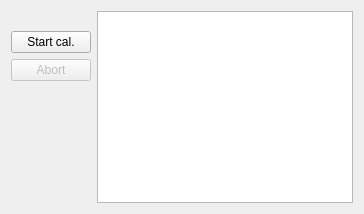
      <widget class="QWidget" name="para_cal_acc">
       <attribute name="title">
        <string>Step2: cal --acc</string>
       </attribute>
       <layout class="QHBoxLayout" name="horizontalLayout_27">
        <item>
         <layout class="QVBoxLayout" name="verticalLayout_15">
          <property name="topMargin">
           <number>20</number>
          </property>
          <item alignment="Qt::AlignTop">
           <widget class="QPushButton" name="pushButton_start_cal2">
            <property name="sizePolicy">
             <sizepolicy hsizetype="Preferred" vsizetype="Fixed">
              <horstretch>0</horstretch>
              <verstretch>0</verstretch>
             </sizepolicy>
            </property>
            <property name="text">
             <string>Start cal.</string>
            </property>
           </widget>
          </item>
          <item alignment="Qt::AlignTop">
           <widget class="QPushButton" name="pushButton_abort_cal2">
            <property name="enabled">
             <bool>false</bool>
            </property>
            <property name="sizePolicy">
             <sizepolicy hsizetype="Preferred" vsizetype="Fixed">
              <horstretch>0</horstretch>
              <verstretch>0</verstretch>
             </sizepolicy>
            </property>
            <property name="text">
             <string>Abort</string>
            </property>
           </widget>
          </item>
          <item>
           <spacer name="verticalSpacer_4">
            <property name="orientation">
             <enum>Qt::Vertical</enum>
            </property>
            <property name="sizeHint" stdset="0">
             <size>
              <width>20</width>
              <height>40</height>
             </size>
            </property>
           </spacer>
          </item>
         </layout>
        </item>
        <item>
         <widget class="QTextEdit" name="textOutput_cal2">
          <property name="undoRedoEnabled">
           <bool>false</bool>
          </property>
          <property name="overwriteMode">
           <bool>true</bool>
          </property>
         </widget>
        </item>
       </layout>
      </widget>
